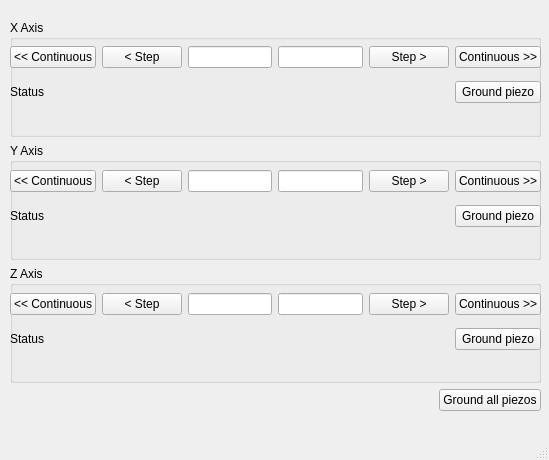
<?xml version="1.0" encoding="UTF-8"?>
<ui version="4.0">
 <class>MainWindow</class>
 <widget class="QMainWindow" name="MainWindow">
  <property name="geometry">
   <rect>
    <x>0</x>
    <y>0</y>
    <width>549</width>
    <height>460</height>
   </rect>
  </property>
  <property name="windowTitle">
   <string>MainWindow</string>
  </property>
  <widget class="QWidget" name="centralwidget">
   <widget class="QWidget" name="verticalLayoutWidget">
    <property name="geometry">
     <rect>
      <x>10</x>
      <y>20</y>
      <width>531</width>
      <height>391</height>
     </rect>
    </property>
    <layout class="QVBoxLayout" name="verticalLayout">
     <item>
      <widget class="QGroupBox" name="groupBox">
       <property name="title">
        <string>X Axis</string>
       </property>
       <widget class="QWidget" name="gridLayoutWidget">
        <property name="geometry">
         <rect>
          <x>0</x>
          <y>19</y>
          <width>531</width>
          <height>71</height>
         </rect>
        </property>
        <layout class="QGridLayout" name="gridLayout">
         <item row="0" column="2">
          <widget class="QLineEdit" name="lineEdit"/>
         </item>
         <item row="0" column="4">
          <widget class="QPushButton" name="pushButton">
           <property name="text">
            <string>Step &gt;</string>
           </property>
          </widget>
         </item>
         <item row="1" column="5">
          <widget class="QPushButton" name="pushButton_3">
           <property name="text">
            <string>Ground piezo</string>
           </property>
          </widget>
         </item>
         <item row="0" column="1">
          <widget class="QPushButton" name="pushButton_4">
           <property name="text">
            <string>&lt; Step</string>
           </property>
          </widget>
         </item>
         <item row="0" column="3">
          <widget class="QLineEdit" name="lineEdit_2"/>
         </item>
         <item row="0" column="5">
          <widget class="QPushButton" name="pushButton_2">
           <property name="text">
            <string>Continuous &gt;&gt;</string>
           </property>
          </widget>
         </item>
         <item row="0" column="0">
          <widget class="QPushButton" name="pushButton_5">
           <property name="text">
            <string>&lt;&lt; Continuous</string>
           </property>
          </widget>
         </item>
         <item row="1" column="0">
          <widget class="QLabel" name="label">
           <property name="text">
            <string>Status</string>
           </property>
          </widget>
         </item>
        </layout>
       </widget>
      </widget>
     </item>
     <item>
      <widget class="QGroupBox" name="groupBox_2">
       <property name="title">
        <string>Y Axis</string>
       </property>
       <widget class="QWidget" name="gridLayoutWidget_2">
        <property name="geometry">
         <rect>
          <x>0</x>
          <y>20</y>
          <width>531</width>
          <height>71</height>
         </rect>
        </property>
        <layout class="QGridLayout" name="gridLayout_2">
         <item row="0" column="2">
          <widget class="QLineEdit" name="lineEdit_3"/>
         </item>
         <item row="0" column="4">
          <widget class="QPushButton" name="pushButton_6">
           <property name="text">
            <string>Step &gt;</string>
           </property>
          </widget>
         </item>
         <item row="1" column="5">
          <widget class="QPushButton" name="pushButton_7">
           <property name="text">
            <string>Ground piezo</string>
           </property>
          </widget>
         </item>
         <item row="0" column="1">
          <widget class="QPushButton" name="pushButton_8">
           <property name="text">
            <string>&lt; Step</string>
           </property>
          </widget>
         </item>
         <item row="0" column="3">
          <widget class="QLineEdit" name="lineEdit_4"/>
         </item>
         <item row="0" column="5">
          <widget class="QPushButton" name="pushButton_9">
           <property name="text">
            <string>Continuous &gt;&gt;</string>
           </property>
          </widget>
         </item>
         <item row="0" column="0">
          <widget class="QPushButton" name="pushButton_10">
           <property name="text">
            <string>&lt;&lt; Continuous</string>
           </property>
          </widget>
         </item>
         <item row="1" column="0">
          <widget class="QLabel" name="label_2">
           <property name="text">
            <string>Status</string>
           </property>
          </widget>
         </item>
        </layout>
       </widget>
      </widget>
     </item>
     <item>
      <widget class="QGroupBox" name="groupBox_3">
       <property name="title">
        <string>Z Axis</string>
       </property>
       <widget class="QWidget" name="gridLayoutWidget_3">
        <property name="geometry">
         <rect>
          <x>0</x>
          <y>20</y>
          <width>531</width>
          <height>71</height>
         </rect>
        </property>
        <layout class="QGridLayout" name="gridLayout_3">
         <item row="0" column="2">
          <widget class="QLineEdit" name="lineEdit_5"/>
         </item>
         <item row="0" column="4">
          <widget class="QPushButton" name="pushButton_11">
           <property name="text">
            <string>Step &gt;</string>
           </property>
          </widget>
         </item>
         <item row="1" column="5">
          <widget class="QPushButton" name="pushButton_12">
           <property name="text">
            <string>Ground piezo</string>
           </property>
          </widget>
         </item>
         <item row="0" column="1">
          <widget class="QPushButton" name="pushButton_13">
           <property name="text">
            <string>&lt; Step</string>
           </property>
          </widget>
         </item>
         <item row="0" column="3">
          <widget class="QLineEdit" name="lineEdit_6"/>
         </item>
         <item row="0" column="5">
          <widget class="QPushButton" name="pushButton_14">
           <property name="text">
            <string>Continuous &gt;&gt;</string>
           </property>
          </widget>
         </item>
         <item row="0" column="0">
          <widget class="QPushButton" name="pushButton_15">
           <property name="text">
            <string>&lt;&lt; Continuous</string>
           </property>
          </widget>
         </item>
         <item row="1" column="0">
          <widget class="QLabel" name="label_3">
           <property name="text">
            <string>Status</string>
           </property>
          </widget>
         </item>
        </layout>
       </widget>
      </widget>
     </item>
     <item>
      <layout class="QHBoxLayout" name="horizontalLayout">
       <item>
        <spacer name="horizontalSpacer">
         <property name="orientation">
          <enum>Qt::Horizontal</enum>
         </property>
         <property name="sizeHint" stdset="0">
          <size>
           <width>40</width>
           <height>20</height>
          </size>
         </property>
        </spacer>
       </item>
       <item>
        <widget class="QPushButton" name="pushButton_16">
         <property name="text">
          <string>Ground all piezos</string>
         </property>
        </widget>
       </item>
      </layout>
     </item>
    </layout>
   </widget>
  </widget>
  <widget class="QMenuBar" name="menubar">
   <property name="geometry">
    <rect>
     <x>0</x>
     <y>0</y>
     <width>549</width>
     <height>21</height>
    </rect>
   </property>
  </widget>
  <widget class="QStatusBar" name="statusbar"/>
 </widget>
 <resources/>
 <connections/>
</ui>
